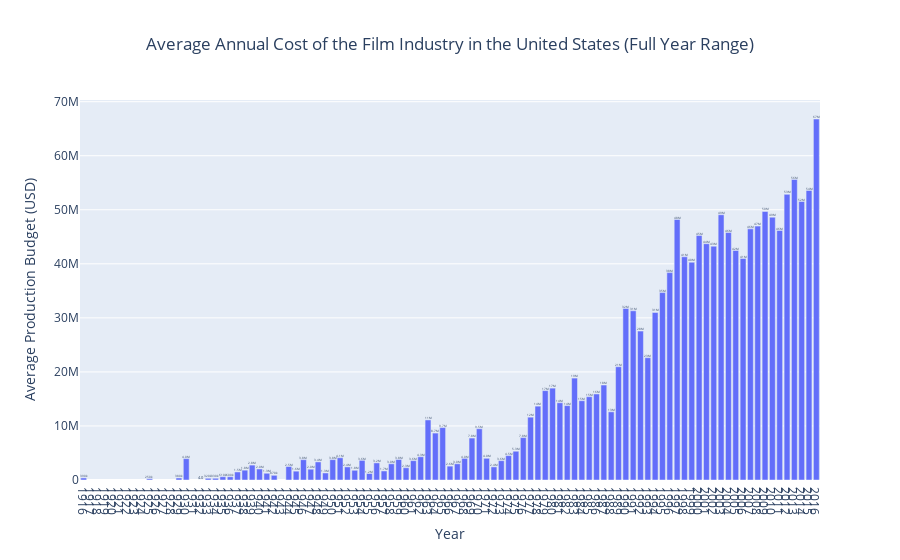

Notebook source saved alongside this figure:
### Markdown cell above
Bar Chart

### Code cell
# Plot the yearly breakdown
fig = px.bar(
    yearly_cost,
    x='release_year',
    y='average_production_budget',
    title='Average Annual Cost of the Film Industry in the United States (Full Year Range)',
    labels={'release_year': 'Year', 'average_production_budget': 'Average Production Budget (USD)'},
    text='average_production_budget'
)

fig.update_traces(texttemplate='%{text:.2s}', textposition='outside')
fig.update_layout(
    xaxis=dict(tickmode='linear', dtick=1),
    yaxis_title='Average Production Budget (USD)',
    xaxis_title='Year',
    title_x=0.5
)

fig.show()
